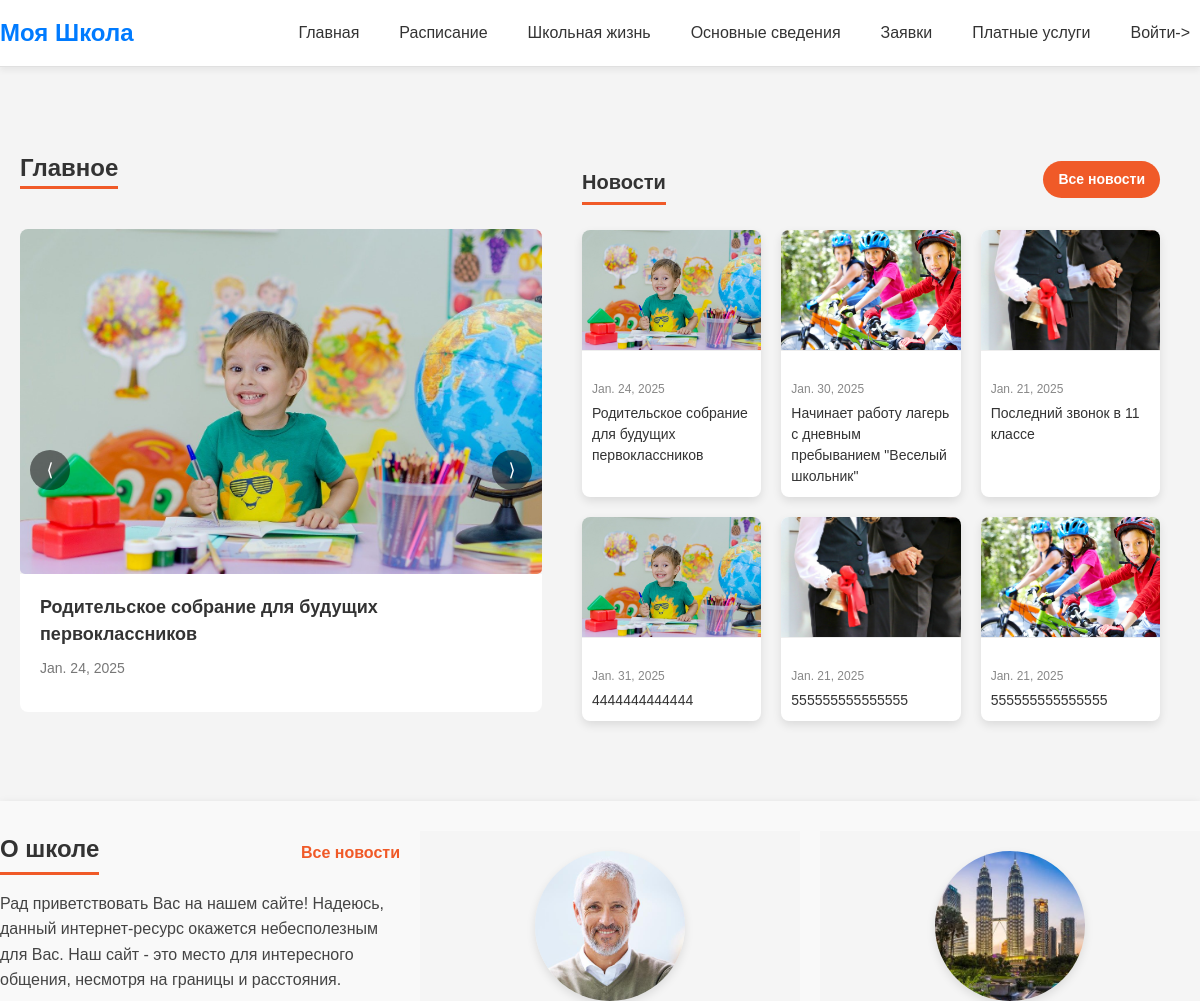
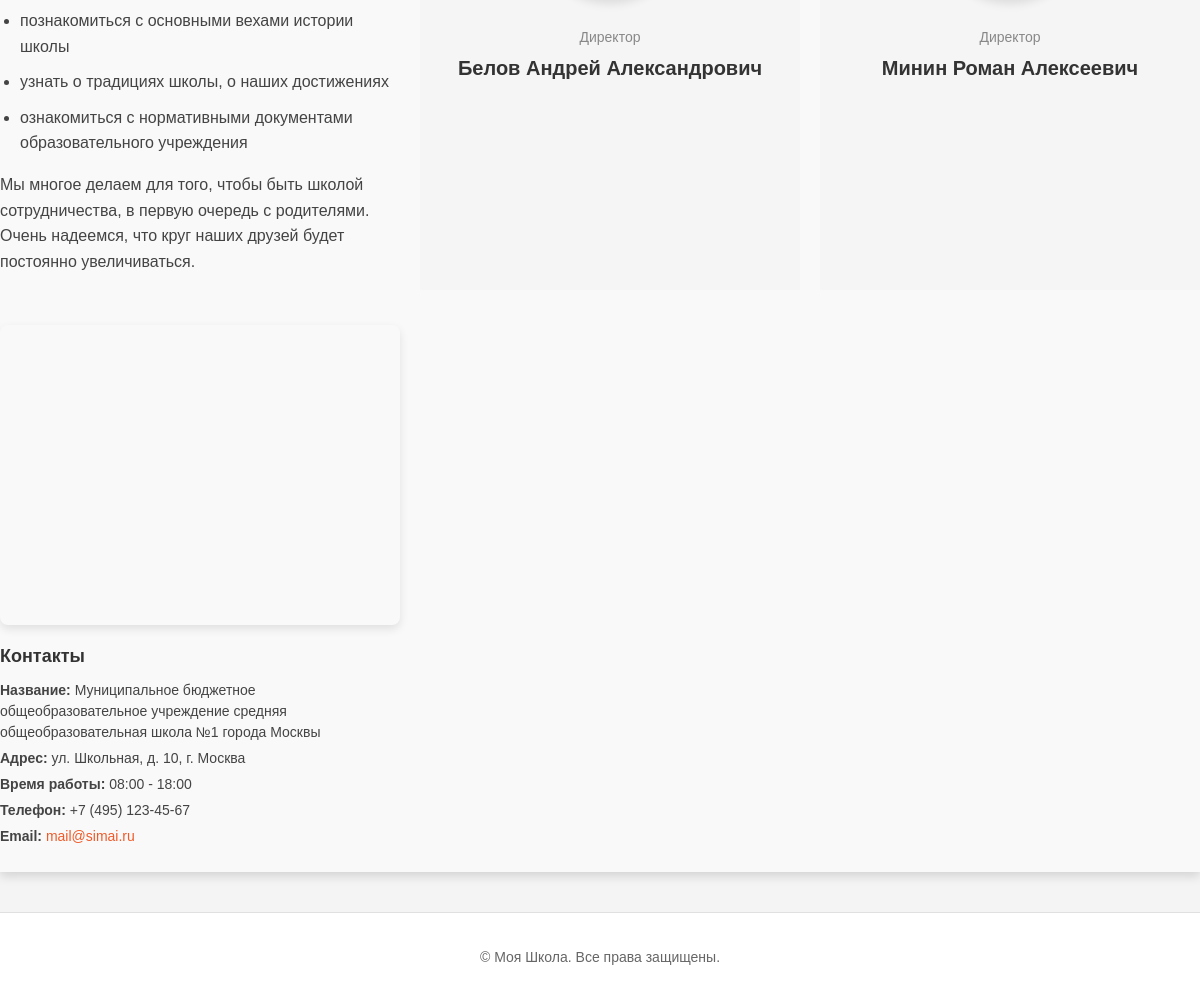
The page / on the database its author committed (2 pictures, top to bottom).
### school/models.py (models this page shows, shortened)
class Blog(models.Model):
    CATEGORY_CHOICES = [
        ('news', 'Новости'),
        ('announce', 'Объявления'),
        ('event', 'Мероприятия'),
    ]
    category = models.CharField(max_length=100, choices=CATEGORY_CHOICES, default='blog')
    title = models.CharField(max_length=100)
    description = models.TextField()
    pub_date = models.DateField('date published')
    image = models.ImageField(upload_to='images/blog', blank=True, null=True)

class Teacher(models.Model):
    POSITION_CHOICES = [
        ('director', 'Директор'),
        ('management', 'Руководство'),
        ('teacher', 'Учитель'),
    ]
    last_name = models.CharField(max_length=50, verbose_name="Фамилия")
    first_name = models.CharField(max_length=50, verbose_name="Имя")
    patronymic = models.CharField(max_length=50, verbose_name="Отчество")
    position = models.CharField(max_length=50, choices=POSITION_CHOICES, verbose_name="Должность")
    education = models.TextField(verbose_name="Уровень образования")
    qualification = models.CharField(max_length=255, verbose_name="Квалификация")
    academic_degree = models.CharField(max_length=255, blank=True, null=True, verbose_name="Ученая степень")
    academic_title = models.CharField(max_length=255, blank=True, null=True, verbose_name="Ученое звание")
    qualification_improvement = models.TextField(blank=True, null=True, verbose_name="Повышение квалификации")
    professional_retraining = models.TextField(blank=True, null=True, verbose_name="Профессиональная переподготовка")
    experience_years = models.PositiveIntegerField(verbose_name="Опыт работы (лет)")
    phone = models.CharField(max_length=20, verbose_name="Контактный телефон")
    email = models.EmailField(verbose_name="Адрес электронной почты")
    branch = models.CharField(max_length=255, verbose_name="Филиал")
    educational_programs = models.TextField(blank=True, null=True, verbose_name="Образовательные программы")
    subjects_taught = models.ManyToManyField(Subject, related_name="teachers", verbose_name="Преподаваемые дисциплины")
    image = models.ImageField(upload_to='images/teacher', blank=True, null=True, verbose_name="Фото преподавателя")
    user = models.OneToOneField(User, on_delete=models.CASCADE, blank=True, null=True, verbose_name="Пользователь")

class SchoolContactInfo(models.Model):
    name = models.CharField(max_length=255, verbose_name="Название школы")
    address = models.TextField(verbose_name="Адрес", blank=True)
    phone = models.CharField(max_length=20, verbose_name="Телефон", blank=True)
    email = models.EmailField(verbose_name="Электронная почта", blank=True)
    begin_time = models.TimeField(verbose_name='Начало рабочего дня', null=True, blank=True)
    end_time = models.TimeField(verbose_name='Конец рабочего дня', null=True)
    latitude = models.DecimalField(
        max_digits=9,
        decimal_places=6,
        verbose_name="Широта",
        blank=True,
        null=True,
        help_text="Координаты для отображения на карте"
    )
    longitude = models.DecimalField(
        max_digits=9,
        decimal_places=6,
        verbose_name="Долгота",
        blank=True,
        null=True,
        help_text="Координаты для отображения на карте"
    )

### school/views.py (the view)
# urls.py: path('', views.home_view, name='home'),
def home_view(request):
    positions = Teacher.POSITION_CHOICES
    director = Teacher.objects.filter(position='director')
    director_positions = dict(positions).get('director')
    news = Blog.objects.filter(category='news')
    announce = Blog.objects.filter(category='announce')
    school_contact = SchoolContactInfo.objects.all()
    return render(request, 'home_page/home.html',
                  {
                      'news': news,
                      'announces': announce,
                      'director': director,
                      'director_positions': director_positions,
                      'school_contact': school_contact
                  })

### templates/home_page/home.html (shortened to what this page needs)
{% extends 'index.html' %}
{% load static %}
{% block extra_css %}
<link rel="stylesheet" href="{% static 'css/home.css' %}">
{% endblock %}
{% block content %}
    <div class="main-container">
        <div class="left-slider">
            <h2>Главное</h2>
            <div class="slider-wrapper">
                <div class="slider">
                    {% for new in news|slice:":5" %}
                        <div class="slider-card">
                            <img src="{{ new.image.url }}" alt="Новость" class="slider-image">
                            <div class="slider-content">
                                <h3 class="slider-title">{{ new.title }}</h3>
                                <p class="slider-date">{{ new.pub_date }}</p>
                            </div>
                        </div>
                    {% endfor %}
                </div>
                <button class="slider-prev">⟨</button>
                <button class="slider-next">⟩</button>
            </div>
        </div>
        <div class="right-news">
            <div class="news-header">
                <h2 class="section-title">Новости</h2>
                <a href="{% url 'school_life' 'news' %}" class="view-all-link">Все новости</a>
            </div>
            <div class="news-grid">
                {% for new in news|slice:":6" %}
                    <div class="news-card">
                        <img src="{{ new.image.url }}" alt="Новость" class="news-image">
                        <div class="news-content">
                            <p class="news-date">{{ new.pub_date }}</p>
                            <h3 class="news-title">{{ new.title }}</h3>
                        </div>
                    </div>
                {% endfor %}
            </div>
        </div>
    </div>
    <div class="about-school-container">
        <div class="about-school">
            <div class="about-school-text">
                <div class="about-school-header">
                    <h2>О школе</h2>
                    <a href="">Все новости</a>
                </div>
                <div class="about-school-description">
                    <p>
                        Рад приветствовать Вас на нашем сайте! Надеюсь, данный интернет-ресурс окажется небесполезным
                        для Вас. Наш сайт - это место для интересного общения, несмотря на границы и расстояния.
                    </p>
                    <ul>
                        <li>познакомиться с основными вехами истории школы</li>
                        <li>узнать о традициях школы, о наших достижениях</li>
                        <li>ознакомиться с нормативными документами образовательного учреждения</li>
                    </ul>
                    <p>
                        Мы многое делаем для того, чтобы быть школой сотрудничества, в первую очередь с родителями.
                        Очень надеемся, что круг наших друзей будет постоянно увеличиваться.
                    </p>
                </div>
            </div>
            {% for director in director %}
                <div class="about-school-director">
                    <img src="{{ director.image.url }}" alt="">
                    <p>{{ director_positions }}</p>
                    <h3>{{ director.last_name }} {{ director.first_name }} {{ director.patronymic }}</h3>
                </div>
            {% endfor %}
            <div class="about-school-contacts">
                <div id="map" class="map"></div>
                <h3>Контакты</h3>
                {% for contact in school_contact %}
                <p><strong>Название:</strong> {{ contact.name }}</p>
                <p><strong>Адрес:</strong> {{ contact.address }}</p>
                <p><strong>Время работы:</strong> {{ contact.begin_time|date:"H:i" }} - {{ contact.end_time|date:"H:i" }}</p>
                <p><strong>Телефон:</strong> {{ contact.phone }}</p>
                <p><strong>Email:</strong> <a href="mailto:{{ contact.email }}">{{ contact.email }}</a></p>
                {% endfor %}
            </div>
        </div>
    </div>
{% endblock %}

### static/css/styles.css (style rules this page uses)
body { display: flex; flex-direction: column; min-height: 100vh; margin: 0; font-family: 'Arial', sans-serif; font-size: 16px; line-height: 1.5; color: #333; background-color: #f4f4f4; }
h2 { font-size: 1.2rem; margin-bottom: 5px; text-align: center; color: #555; }
body { padding-top: 70px; }

### static/css/home.css (style rules this page uses)
.main-container { display: flex; justify-content: space-between; gap: 20px; max-width: 1200px; margin: 40px auto; padding: 20px; }
.left-slider { flex: 1; max-width: 45%; }
.left-slider h2 { font-size: 24px; color: #333; margin-bottom: 40px; border-bottom: 3px solid #f05a28; display: inline-block; }
.slider-wrapper { position: relative; overflow: hidden; border-radius: 8px; }
.slider { display: flex; transition: transform 0.5s ease-in-out; }
.slider-card { flex: 0 0 100%; box-sizing: border-box; }
.slider-card img { width: 100%; height: auto; display: block; border-radius: 5px; }
.slider-content { padding: 20px; height: 100%; background-color: #fff; }
.slider-content p { margin: 0 0 10px; color: #777; font-size: 14px; }
.slider-content h3 { font-size: 18px; color: #333; margin: 0 0 10px; }
.slider-prev, .slider-next { position: absolute; top: 50%; transform: translateY(-50%); background-color: rgba(0, 0, 0, 0.5); color: #fff; border: none; border-radius: 50%; width: 40px; height: 40px; cursor: pointer; display: flex; align-items: center; justify-content: center; font-size: 18px; z-index: 10; }
.slider-prev { left: 10px; }
.slider-next { right: 10px; }
.right-news { padding: 20px; }
.news-header { display: flex; justify-content: space-between; align-items: center; margin-bottom: 20px; }
.section-title { font-size: 20px; color: #333; font-weight: bold; border-bottom: 3px solid #f05a28; padding-bottom: 5px; }
.view-all-link { text-decoration: none; background: #f05a28; color: #fff; padding: 8px 15px; border-radius: 20px; font-size: 14px; font-weight: 600; transition: background 0.3s ease; }
.news-grid { display: grid; grid-template-columns: repeat(3, 1fr); gap: 20px; }
.news-card { background: #fff; border-radius: 8px; overflow: hidden; box-shadow: 0 4px 10px rgba(0, 0, 0, 0.1); transition: transform 0.3s ease, box-shadow 0.3s ease; }
.news-image { width: 100%; height: 120px; object-fit: cover; border-bottom: 1px solid #eee; }
.news-content { padding: 10px; }
.news-date { font-size: 12px; color: #888; margin-bottom: 5px; }
.news-title { font-size: 14px; color: #333; margin: 0; font-weight: 500; transition: color 0.3s ease; }
.about-school-container { background-color: #f9f9f9; box-shadow: 0 4px 10px rgba(0, 0, 0, 0.14); margin-bottom: 40px; }
.about-school { display: grid; grid-template-columns: 1.5fr 1.5fr 1.5fr; gap: 20px; max-width: 1200px; margin: 0 auto; padding-top: 30px; padding-bottom: 20px; }
.about-school-header { display: flex; justify-content: space-between; align-items: center; margin-bottom: 15px; }
.about-school-header h2 { font-size: 24px; color: #333; border-bottom: 3px solid #f05a28; padding-bottom: 5px; margin: 0; }
.about-school-header a { text-decoration: none; color: #f05a28; font-weight: bold; transition: color 0.3s ease; }
.about-school-description { font-size: 16px; line-height: 1.6; color: #444; }
.about-school-description ul { padding-left: 20px; margin-top: 10px; list-style: disc; }
.about-school-description ul li { margin-bottom: 10px; }
.about-school-director { padding: 20px; text-align: center; background-color: rgba(216, 215, 215, 0.13); }
.about-school-director img { width: 150px; height: 150px; border-radius: 50%; margin-bottom: 15px; object-fit: cover; box-shadow: 0 4px 10px rgba(0, 0, 0, 0.1); }
.about-school-director p { font-size: 14px; color: #888; margin: 5px 0; }
.about-school-director h3 { font-size: 20px; color: #333; margin: 0; }
.about-school-contacts h3 { font-size: 18px; color: #333; margin-bottom: 10px; }
.about-school-contacts p { font-size: 14px; color: #444; margin: 5px 0; }
.about-school-contacts a { text-decoration: none; color: #f05a28; transition: color 0.3s ease; }
.map { width: 400px; height: 300px; margin-top: 15px; border-radius: 8px; overflow: hidden; box-shadow: 0 4px 10px rgba(0, 0, 0, 0.1); }

### rows shown on the page
Blog: image (picture), title "Родительское собрание для будущих первоклассников", pub_date "Jan. 24, 2025"
Blog: image (picture), pub_date "Jan. 30, 2025", title "Начинает работу лагерь с дневным пребыванием \"Веселый школьник\""
Blog: image (picture), pub_date "Jan. 21, 2025", title "Последний звонок в 11 классе"
Blog: image (picture), pub_date "Jan. 31, 2025", title "4444444444444"
Blog: image (picture), pub_date "Jan. 21, 2025", title "555555555555555"
Blog: image (picture), pub_date "Jan. 21, 2025", title "555555555555555"
Teacher: image (picture), director_positions "Директор", last_name "Белов", first_name "Андрей", patronymic "Александрович"
Teacher: image (picture), director_positions "Директор", last_name "Минин", first_name "Роман", patronymic "Алексеевич"
SchoolContactInfo: name "Муниципальное бюджетное общеобразовательное учреждение средняя общеобразовательная школа №1 города Москвы", address "ул. Школьная, д. 10, г. Москва", begin_time "08:00", end_time "18:00", phone "+7 (495) 123-45-67", email "mail@simai.ru"
